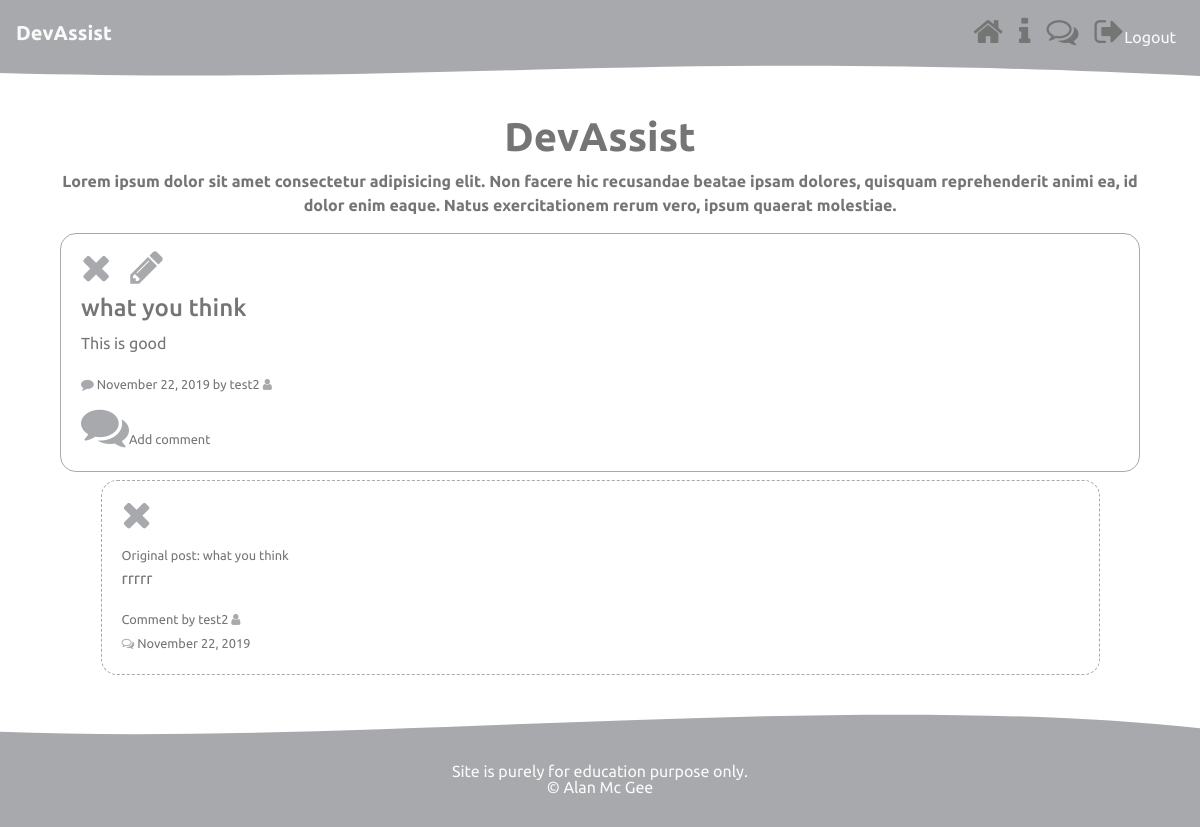
/community/query/16/ (signed in), run on an earlier commit of the app's database.
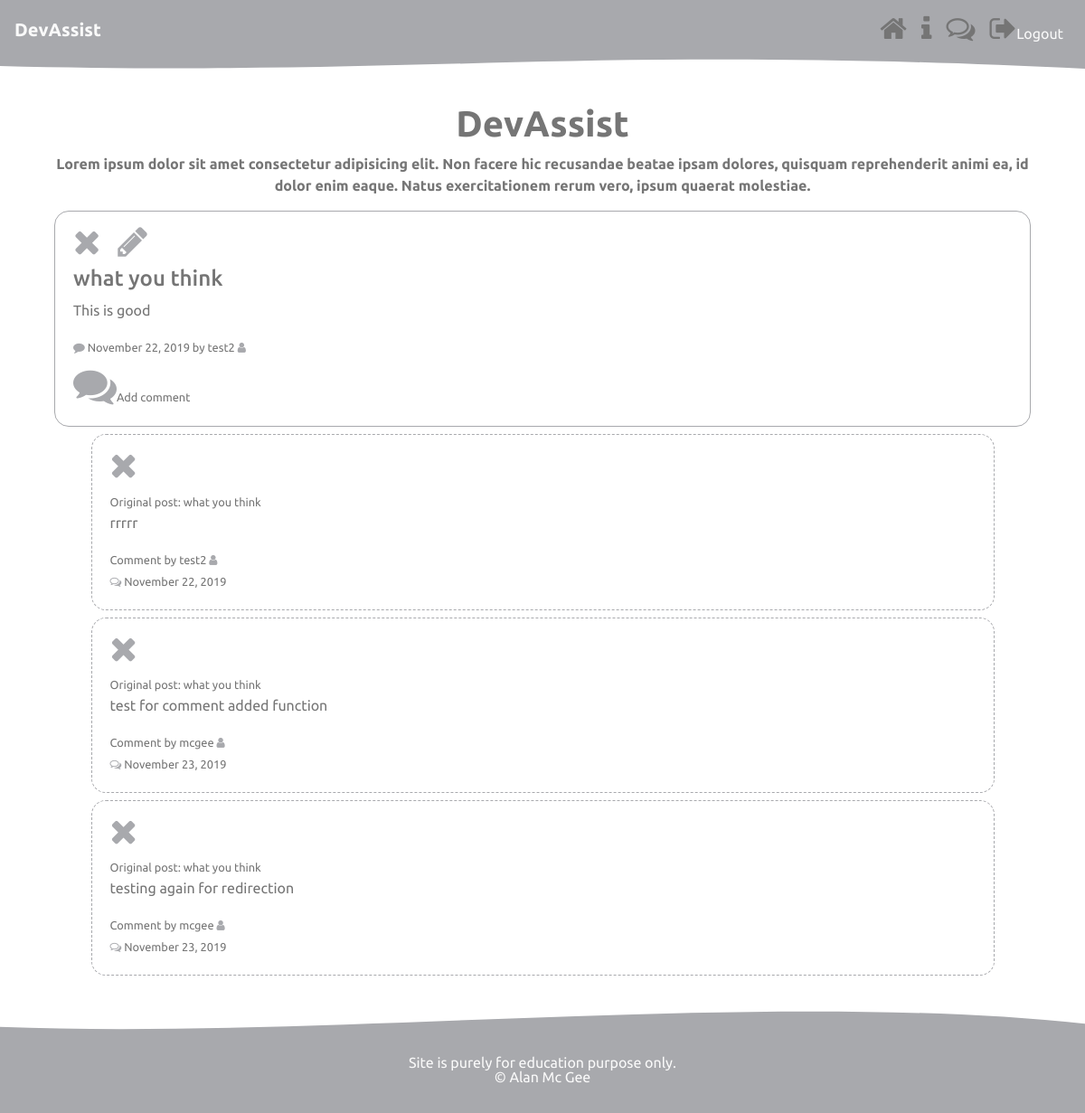
And on a later commit of the database.
### forum/models.py (models this page shows, shortened)
class Post(models.Model):
    title = models.CharField(max_length=100)
    content = models.TextField()
    date_posted = models.DateTimeField(default=timezone.now)
    author = models.ForeignKey(User, on_delete=models.CASCADE) # cascade -  when user is deleted remove all posts
    class Meta:
        ordering = ("-date_posted", )
    def __str__(self):
        return self.title # will return the title in the shell view

class Comment(models.Model):
    title = models.CharField(max_length=100, default=1)
    content = models.TextField(max_length=1500, null=True)
    date_posted = models.DateTimeField(default=timezone.now)
    query = models.ForeignKey(Post, null=True, on_delete=models.CASCADE)
    comment_by = models.ForeignKey(User,null=True,on_delete=models.CASCADE)
    comment_date = models.DateTimeField(auto_now_add=True)

### forum/views.py (the view, shortened to what this page needs)
# urls.py: path('query/<int:pk>/', views.query_detail, name='post-detail'),
def query_detail(request, pk):
    query_detail = get_object_or_404(Post, pk=pk)
    comment = Comment.query_id
    user = request.user
    comment_form = CommentForm()
    comment_form.instance.comment_by = user
    print(comment_form.instance.comment_by)
    comments = Comment.objects.filter(query_id = pk )
    context = {
        "post": query_detail,
        "comments":comments,
        "form": comment_form
    }
    return render(request, "forum/post_detail.html", context)

### forum/templates/forum/post_detail.html (shortened to what this page needs)
{% extends "base.html" %}
{% load crispy_forms_tags %}
{% block content %}
<div class="container">
  <div class="col mb-2">
    <div class="card query-card">
      <div class="card-body query">
        {% if user.is_authenticated %}
        <p class="card-subtitle mb-2 text-muted small"><span class="delete-post"><a href="#" title="Delete Query"><i
                class="fa fa-times fa-3x" aria-hidden="true"></i></a></span>
          <span class="edit-post"><a href="{% url 'post-edit' post.id%}" title="Edit Post"><i class="fa fa-pencil fa-3x"
                aria-hidden="true"></i>
            </a></span>
        </p>
        {% endif %}
        <h4><a class="article-title" href="{% url 'post-detail' post.pk %}">{{ post.title }}</a></h4>
        <p>{{ post.content }}</p>
        <small><i class="fa fa-comment" aria-hidden="true"></i>
          {{ post.date_posted|date:"F d, Y" }} by {{ post.author}} <i class="fa fa-user" aria-hidden="true"></i>
        </small>
        <div class="row mt-2">
          <div class="col"><a class="comment-link" href="#comment-form" title="Add Comment" data-toggle="collapse" ><i
                class="fa fa-comments fa-3x" aria-hidden="true"></i></a><small>Add comment</small></div>
        </div>
      </div>
    </div>
  </div>
</div>
<div class="container">
  {% for comment in comments %}
  <div class="row">
    <div class="col mb-2">
      <div class="card comment-card">
        <div class="card-body comment">
          {% if user.is_authenticated %}
          <p class="card-subtitle mb-2 text-muted small"><span class="delete-post"><a href="#" title="Delete Query"><i
                  class="fa fa-times fa-3x" aria-hidden="true"></i></a></span> </p>
          {% endif %}
          <small> Original post:  {{comment.query}}</small>
          <p>{{ comment.content  }}</p>
          <small>Comment by {{ comment.comment_by }} <i class="fa fa-user" aria-hidden="true"></i> <br><i
              class="fa fa-comments-o" aria-hidden="true"></i>
            {{ comment.comment_date|date:"F d, Y" }}
          </small>
        </div>
      </div>
    </div>
  </div>
  {% endfor %}
</div>
{% endblock content %}

### templates/base.html (shortened to what this page needs)
{% load static from staticfiles %}
<!DOCTYPE html>
<html>
<head>
    <link rel="stylesheet" href="https://maxcdn.bootstrapcdn.com/bootstrap/4.1.3/css/bootstrap.min.css">
    <link href="https://stackpath.bootstrapcdn.com/font-awesome/4.7.0/css/font-awesome.min.css" rel="stylesheet"
>
    <link rel="stylesheet" href="{% static 'css/main.css' %}">
</head>
<body>
    <header>
        <nav class="navbar navbar-expand-lg navbar-light bg-light">
            <a class="navbar-brand" href="/"><strong>DevAssist</strong></a>
            <div class="collapse navbar-collapse" id="navbarNavAltMarkup">
                <div class="navbar-nav ml-auto ">
                    {% if user.is_authenticated %}
                    <a class="nav-item nav-link " href="{% url 'home' %}" title="Home"><i class="fa fa-home fa-2x" aria-hidden="true"></i>  </a>
                    <a class="nav-item nav-link " href="{% url 'about' %}" title="About"><i class="fa fa-info fa-2x" aria-hidden="true"></i> </a>
                    <a class="nav-item nav-link " href="{% url 'posts' %}" title="Community"><i class="fa fa-comments-o fa-2x" aria-hidden="true"></i> </a>
                    <a class="nav-item nav-link " href="{% url 'logout' %}" title="Log Out"><i class="fa fa-sign-out fa-2x" aria-hidden="true"></i>Logout</a>
                    {% endif %}
                </div>
            </div>
                </nav>
        <div style="height: 3rem; overflow: hidden;"><svg viewBox="0 0 500 150" preserveAspectRatio="none"
            style="height: 100%; width: 100%;">
            <path d="M-0.28,24.97 C194.41,62.47 271.49,-50.00 500.84,34.83 L500.00,0.00 L0.00,0.00 Z"
                style="stroke: none; fill: #a8a9ad"></path>
        </svg></div>
            </header>
    <main>
            <div class="row no-gutters">
                <div class="col-12">
                    <div class="jumbotron-fluid">
                        <div class="container">
                            <h1> <strong>DevAssist</strong></h1>
                            <p>Lorem ipsum dolor sit amet consectetur adipisicing elit. Non facere hic recusandae beatae ipsam dolores, quisquam reprehenderit animi ea,
                                id dolor enim eaque. Natus exercitationem rerum vero, ipsum quaerat molestiae.</p>
                        </div>
                    </div>
                </div>
            </div>
            {% block content %}{% endblock %}
            </main>
            <div style="height: 4rem; overflow: hidden;">
                <svg viewBox="0 0 500 150" preserveAspectRatio="none" style="height: 100%; width: 100%;">
                    <path d="M-2.55,113.77 C150.00,150.00 352.99,14.10 502.54,107.85 L500.00,150.00 L0.00,150.00 Z"
                        style="stroke: none; fill: #a8a9ad"></path>
                </svg>
            </div>
            <footer>
                <div class="footer">
                    <p>Site is purely for education purpose only. <br> &copy; Alan Mc Gee</p>
                </div>
            </footer>
</body>
</html>

### static/css/main.css (style rules this page uses)
body { font-family: 'Ubuntu', sans-serif; color: #757575; }
.bg-light { background-color: #a8a9ad!important; }
.navbar-light .navbar-brand { color: #fafafa; }
.nav-item { color: #fafafa!important; }
.jumbotron-fluid { font-weight: bold; background-color: white; text-align: center; }
.card { border: none; text-align: center; }
.fa { color: #a8a9ad; }
.fa-2x { color: #757575; }
.query { text-align: left; }
.article-title { color: #757575; }
.query-card { border-style: solid; border-color: #a8a9ad; border-radius: 1rem; border-width: thin; }
.comment { text-align: left; }
.comment-card { border-style: dashed; border-color: #a8a9ad; border-radius: 1rem; border-width: thin; width: 90%; margin: auto; }
.delete-post { margin-right: 1rem; display: inline-block; }
.footer { line-height: 1rem; font-size: 1rem; text-align: center; background-color: #a8a9ad; padding: 1rem; color: #fafafa; }

What changed in the data, as far as the page shows it:
added Comment: query "what you think", content "test for comment added function", comment_by "mcgee", comment_date "November 23, 2019"
added Comment: query "what you think", content "testing again for redirection", comment_by "mcgee", comment_date "November 23, 2019"
